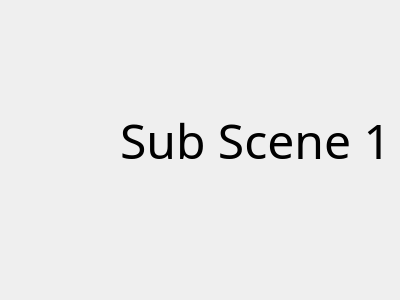
<?xml version="1.0" encoding="UTF-8"?>
<ui version="4.0">
 <class>Form</class>
 <widget class="QWidget" name="Form">
  <property name="geometry">
   <rect>
    <x>0</x>
    <y>0</y>
    <width>400</width>
    <height>300</height>
   </rect>
  </property>
  <property name="windowTitle">
   <string>Form</string>
  </property>
  <widget class="QLabel" name="label">
   <property name="geometry">
    <rect>
     <x>120</x>
     <y>100</y>
     <width>261</width>
     <height>81</height>
    </rect>
   </property>
   <property name="font">
    <font>
     <family>Agency FB</family>
     <pointsize>36</pointsize>
    </font>
   </property>
   <property name="text">
    <string>Sub Scene 1</string>
   </property>
  </widget>
 </widget>
 <resources/>
 <connections/>
</ui>
